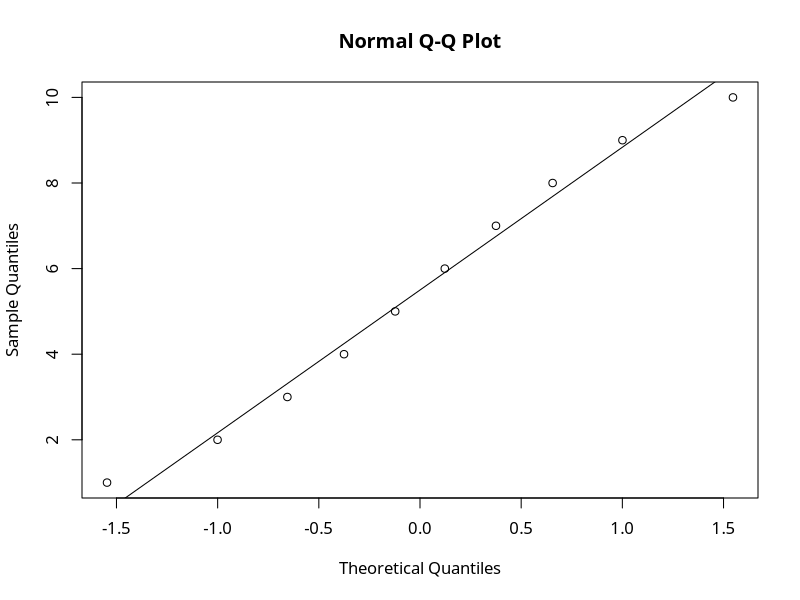
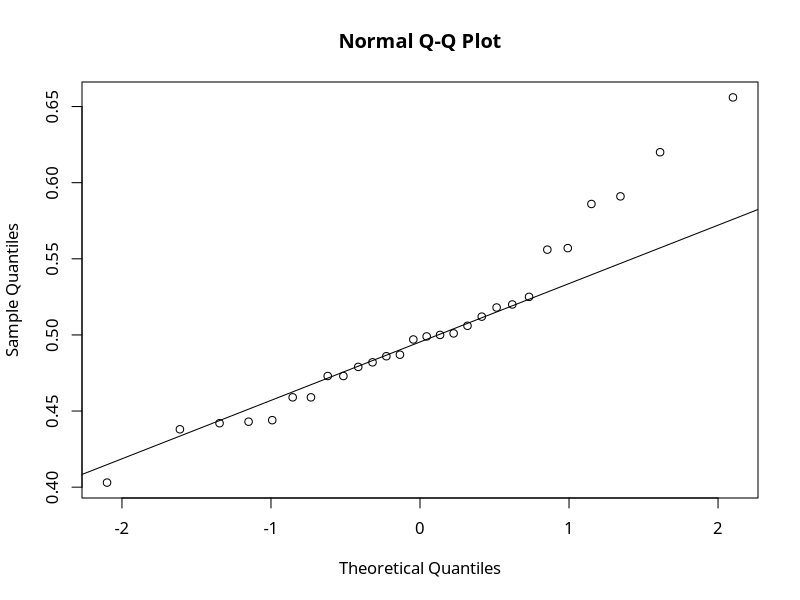
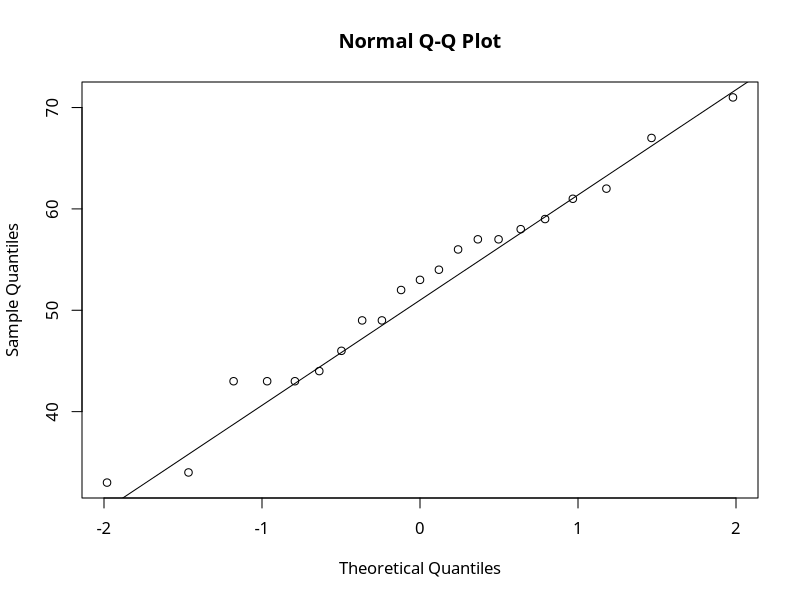
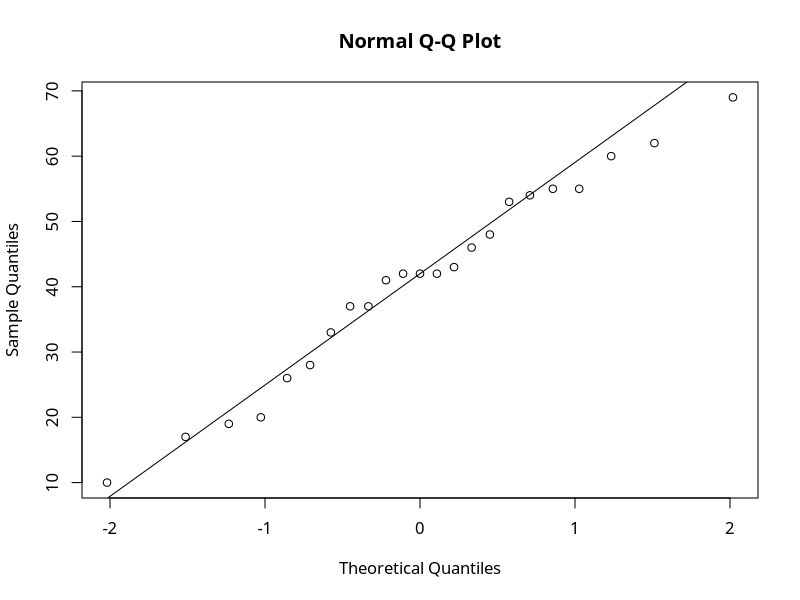
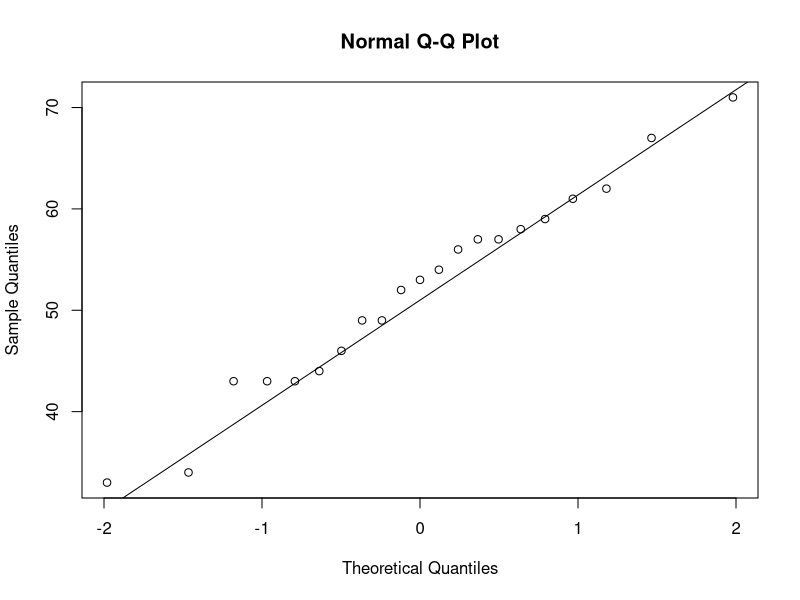
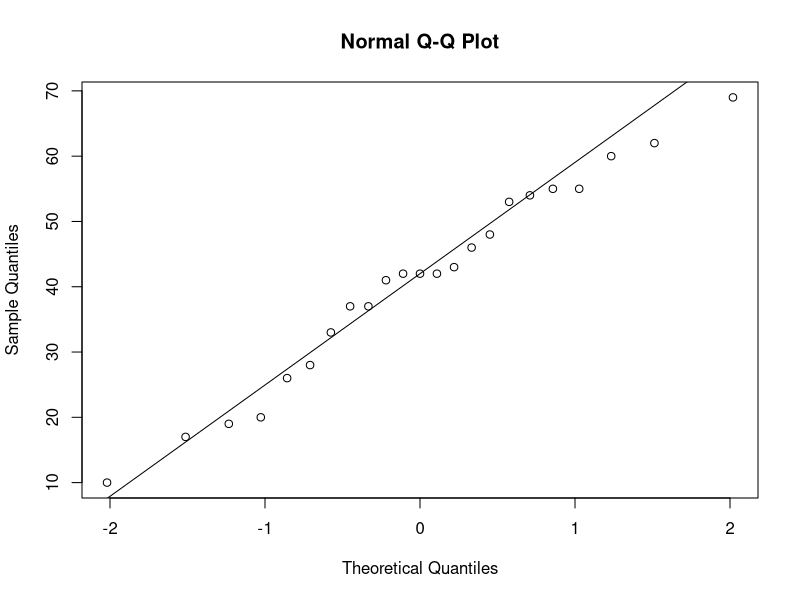
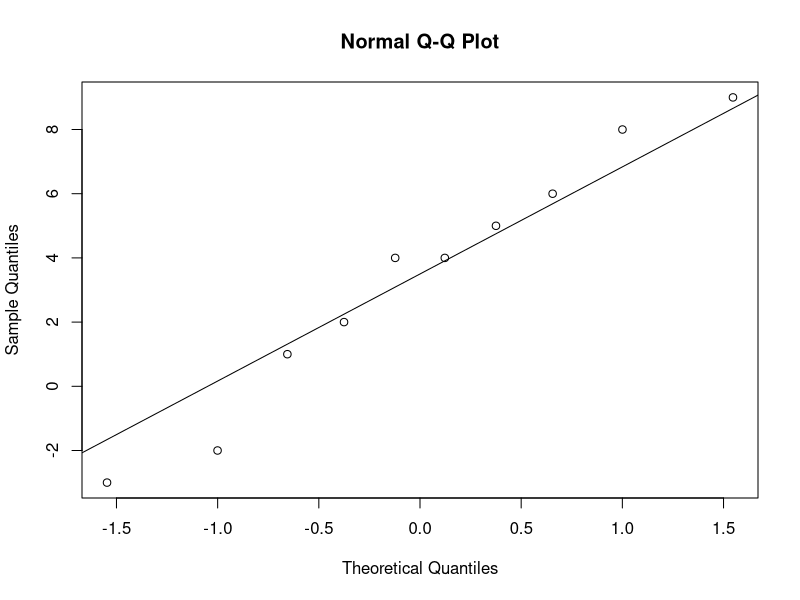
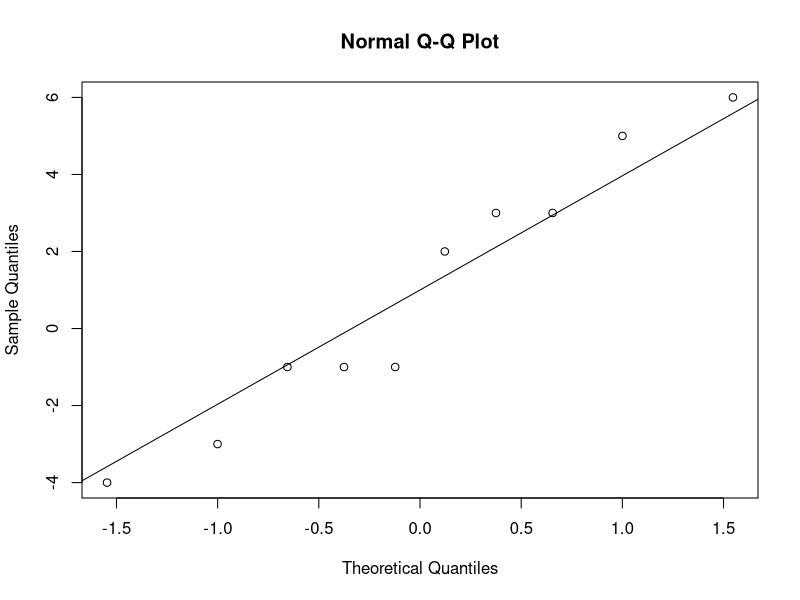

These figures' R source, in order: (Note: this script raises an error after producing the figures.)
# 20180706
# Sungjae Lee

#

quartz(width = 7, height = 7, bg = 'transparent')
par(family = 'AppleGothic')

t.test(0:10, alternative = 'two.sided', mu = 0, conf.level = 0.95)

shapiro.test(1:10)
qqnorm(1:10, datax = F)
qqline(1:10, data = F)

#

drug <- scan('Exam04.txt')

mu0 = 0.5
qt(0.05, 27, lower.tail = F)
t.test(drug, alternative = 'greater', mu = mu0, conf.level = 0.95)

t.test(drug, mu = mu0, conf.level = 0.95)

shapiro.test(drug)
qqnorm(drug)
qqline(drug)

# 

milk <- scan('Exam05.txt')
alpha <- 0.05
n <- length(milk)
s0 = 15
varx <- var(milk)

v0 <- (n-1) * varx / s0
rj <- qchisq(alpha, n-1)
pval <- pchisq(v0, n-1)

v0 ; rj ; pval

#

n <- 2500
x <- 160
hatp <- x/n
p0 <- 0.075
alpha <- 0.1

za <- qnorm(alpha/2, lower.tail = F)
pL <- hatp - za * sqrt(hatp * (1 - hatp) / n)
pU <- hatp + za * sqrt(hatp * (1 - hatp) / n)

hatp ; pL ; pU

result <- prop.test(x = x, n = n, p = p0, conf.level = 0.9, correct = F)
result

#

ra <- read.csv('Exam02.csv', skip = 3, header = T)

shapiro.test(ra$A)
qqnorm(ra$A)
qqline(ra$A)

shapiro.test(ra$B)
qqnorm(ra$B)
qqline(ra$B)

t.test(ra$A, ra$B, var.equal = F, alternative = 'greater')

#

ra.G <- read.csv('Exam02G.csv', skip = 3, header = T)

for(i in c('A', 'B')){
  X <- ra.G$score[ra.G$class == i]
  shapiro.test(X)
  print(shapiro.test(X))
  quartz(width = 7, height = 7, bg = 'transparent')
  qqnorm(X)
  qqline(X)
}

#

BP <- read.table('Exam03.txt', skip = 3, header = T)

shapiro.test(BP$G1)
quartz(width = 7, height = 7, bg = 'transparent')
qqnorm(BP$G1)
qqline(BP$G1)

shapiro.test(BP$G2)
qqnorm(BP$G2)
qqline(BP$G2)

boxplot(BP$G1, BP$G2)

t.test(BP$G1, BP$G2, alternative = 'greater', var.equal = T)

#

BP.G <- read.table('Exam03G.txt', skip = 3, header = T)

for(i in c('G1', 'G2')){
  X <- BP.G$diffBP[BP]
}

quartz.save(file = '8.png', type = 'png', device = dev.cur())

